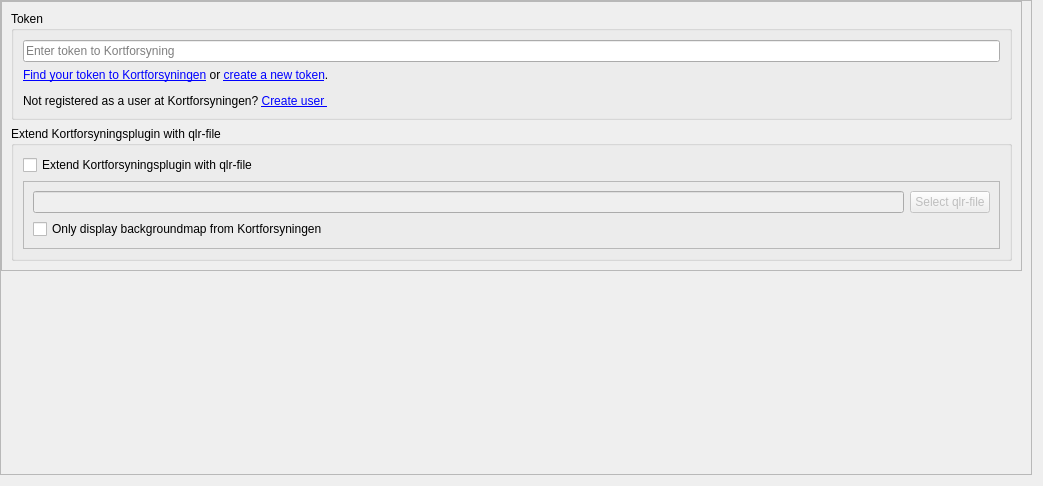
<?xml version="1.0" encoding="UTF-8"?>
<ui version="4.0">
 <class>s</class>
 <widget class="QWidget" name="s">
  <property name="geometry">
   <rect>
    <x>0</x>
    <y>0</y>
    <width>1043</width>
    <height>486</height>
   </rect>
  </property>
  <property name="windowTitle">
   <string>Kortforsyningen - Settings</string>
  </property>
  <layout class="QGridLayout" name="gridLayout">
   <property name="leftMargin">
    <number>0</number>
   </property>
   <property name="topMargin">
    <number>0</number>
   </property>
   <item row="0" column="0">
    <widget class="QScrollArea" name="scrollArea">
     <property name="sizePolicy">
      <sizepolicy hsizetype="Expanding" vsizetype="Expanding">
       <horstretch>0</horstretch>
       <verstretch>0</verstretch>
      </sizepolicy>
     </property>
     <property name="frameShadow">
      <enum>QFrame::Raised</enum>
     </property>
     <property name="lineWidth">
      <number>0</number>
     </property>
     <property name="widgetResizable">
      <bool>true</bool>
     </property>
     <property name="alignment">
      <set>Qt::AlignLeading|Qt::AlignLeft|Qt::AlignTop</set>
     </property>
     <widget class="QWidget" name="scrollAreaWidgetContents_7">
      <property name="geometry">
       <rect>
        <x>0</x>
        <y>0</y>
        <width>1032</width>
        <height>254</height>
       </rect>
      </property>
      <property name="sizePolicy">
       <sizepolicy hsizetype="Preferred" vsizetype="Fixed">
        <horstretch>0</horstretch>
        <verstretch>0</verstretch>
       </sizepolicy>
      </property>
      <layout class="QGridLayout" name="gridLayout_2">
       <property name="leftMargin">
        <number>0</number>
       </property>
       <property name="topMargin">
        <number>0</number>
       </property>
       <item row="0" column="0">
        <widget class="QFrame" name="frame">
         <property name="sizePolicy">
          <sizepolicy hsizetype="Preferred" vsizetype="Fixed">
           <horstretch>0</horstretch>
           <verstretch>0</verstretch>
          </sizepolicy>
         </property>
         <property name="frameShape">
          <enum>QFrame::StyledPanel</enum>
         </property>
         <property name="frameShadow">
          <enum>QFrame::Raised</enum>
         </property>
         <layout class="QVBoxLayout" name="verticalLayout_2">
          <item>
           <widget class="QGroupBox" name="groupBox">
            <property name="title">
             <string>Token</string>
            </property>
            <layout class="QVBoxLayout" name="verticalLayout">
             <item>
              <widget class="QLineEdit" name="token">
               <property name="text">
                <string/>
               </property>
               <property name="placeholderText">
                <string>Enter token to Kortforsyning</string>
               </property>
              </widget>
             </item>
             <item>
              <widget class="QLabel" name="label">
               <property name="text">
                <string>&lt;html&gt;&lt;head/&gt;&lt;body&gt;&lt;p&gt;&lt;a href=&quot;https://kortforsyningen.dk/indhold/min-side-0&quot;&gt;&lt;span style=&quot; text-decoration: underline; color:#0000ff;&quot;&gt;Find your token to Kortforsyningen&lt;/span&gt;&lt;/a&gt; or &lt;a href=&quot;https://kortforsyningen.dk/indhold/min-side-0&quot;&gt;&lt;span style=&quot; text-decoration: underline; color:#0000ff;&quot;&gt;create a new token&lt;/span&gt;&lt;/a&gt;.&lt;/p&gt;&lt;p&gt;Not registered as a user at Kortforsyningen? &lt;a href=&quot;http://download.kortforsyningen.dk//content/opret-mig-som-bruger&quot;&gt;&lt;span style=&quot; text-decoration: underline; color:#0000ff;&quot;&gt;Create user &lt;/span&gt;&lt;/a&gt;&lt;/p&gt;&lt;/body&gt;&lt;/html&gt;</string>
               </property>
               <property name="openExternalLinks">
                <bool>true</bool>
               </property>
              </widget>
             </item>
            </layout>
           </widget>
          </item>
          <item>
           <widget class="QGroupBox" name="use_custom_qlr_file">
            <property name="title">
             <string>Extend Kortforsyningsplugin with qlr-file</string>
            </property>
            <property name="flat">
             <bool>false</bool>
            </property>
            <property name="checkable">
             <bool>false</bool>
            </property>
            <layout class="QGridLayout" name="gridLayout_4">
             <item row="0" column="0">
              <widget class="QCheckBox" name="use_custom_file">
               <property name="text">
                <string>Extend Kortforsyningsplugin with qlr-file</string>
               </property>
              </widget>
             </item>
             <item row="1" column="0">
              <widget class="QFrame" name="frame_3">
               <property name="frameShape">
                <enum>QFrame::StyledPanel</enum>
               </property>
               <property name="frameShadow">
                <enum>QFrame::Raised</enum>
               </property>
               <layout class="QGridLayout" name="gridLayout_3">
                <item row="0" column="0">
                 <widget class="QLineEdit" name="custom_qlr_file">
                  <property name="enabled">
                   <bool>false</bool>
                  </property>
                 </widget>
                </item>
                <item row="0" column="1">
                 <widget class="QPushButton" name="browseLocalFileButton">
                  <property name="enabled">
                   <bool>false</bool>
                  </property>
                  <property name="text">
                   <string>Select qlr-file</string>
                  </property>
                 </widget>
                </item>
                <item row="1" column="0">
                 <widget class="QCheckBox" name="only_background">
                  <property name="enabled">
                   <bool>true</bool>
                  </property>
                  <property name="text">
                   <string>Only display backgroundmap from Kortforsyningen</string>
                  </property>
                 </widget>
                </item>
               </layout>
              </widget>
             </item>
            </layout>
           </widget>
          </item>
         </layout>
        </widget>
       </item>
      </layout>
     </widget>
    </widget>
   </item>
  </layout>
 </widget>
 <resources/>
 <connections/>
</ui>
